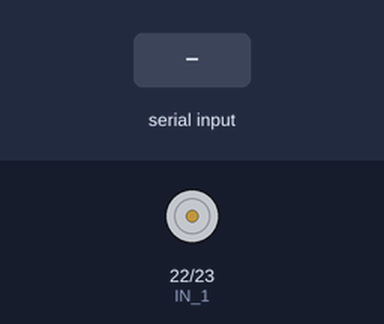
Simulated run of this sketch. Board: ESP32. Shown: motor-driver pin pairs drawn as motors (green arrow = first pin HIGH = forward, orange = second pin HIGH = backward, longer = more drive, scaled by the enable pin). The test bench sets the inputs (shaded band).

Above: at 1.2 s.
1.3 s: "90,45,200\n" received over Serial
2.8 s: "30,150,10\n" received over Serial
4.3 s: "0\n" received over Serial
5.8 s: "1\n" received over Serial
At 6.8 s:
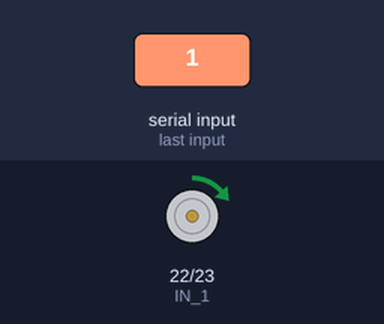
7.3 s: "90\n" received over Serial
At 8.0 s:
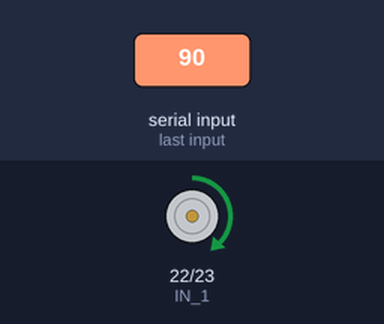
8.8 s: "200\n" received over Serial
At 9.1 s:
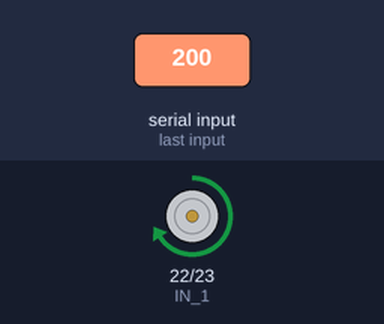
Timing chart, 0 to 11.3 s (numbered marks = the images above; inputs shaded):
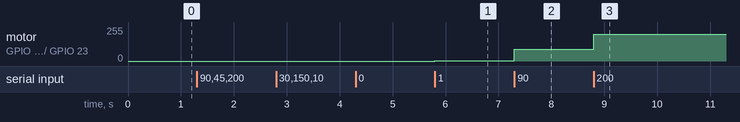

The sketch:

l298h_arduino.ino
```cpp
/*
 * L298H GUI
 * Recibo datos por medio de UART y se convierten a un valor entero
 * para controlar la velocidad y giro del motor
 *
 * Creado el 13/03/2022
 * by Noel Dominguez
 */


#define GUI_BAUD_RATE 115200 /* Velocidad de UART para la comunicacion con la interfaz */

 /* Pin para controlar velociad del motor */
#define IN_1 22 /* Pines Digitales donde conectaremos nuestro driver de motor */
#define IN_2 23 /* Pines Digitales donde conectaremos nuestro driver de motor */
#define EN_A       5 /* GPIO donde conectaremos el ENANLE de nuestro driver */
#define PWM1_Ch    0 /* Canal para nuestro pwm*/
#define PWM1_Res   8 /* Resolucion de nuestro pwm 2^8 = 256*/
#define PWM1_Freq  1000 /* Frecuencia denuestro pwm  */


/* Prototipo de funciones */
static void update_motor_parameters(void);
static void motor_control(uint16_t pwm, uint8_t dir);

void setup() {
  ledcAttachPin(EN_A, PWM1_Ch);
  ledcSetup(PWM1_Ch, PWM1_Freq, PWM1_Res);

  pinMode(IN_1,OUTPUT);
  pinMode(IN_2,OUTPUT);
  Serial.begin(GUI_BAUD_RATE);
  motor_control(0,3);

}

void loop() {

  update_motor_parameters();

}

/*Esta funcion separa los valores recibidos por serial para este caso estoy enviando en este formato(pwm,dir)
  notese que separo los valores por una "," para lograr identificar los valores, posteriormente convierto la cadena a
  un valor entero */
static void update_motor_parameters(void){
    char Buffer[256];
    char *Split_Buffer[256];
    char *ptr = NULL;
    byte index = 0;
    uint8_t size = 0;
    uint8_t pwm = 0;
    uint8_t dir = 0;

    while ( Serial.available () ){
        size = Serial.readBytesUntil('\n',Buffer,sizeof(Buffer));
        Buffer[size] = 0;


       ptr = strtok(Buffer,",");

            while ( ptr != NULL){
                Split_Buffer[index] = ptr;
                index++;
                ptr = strtok(NULL, ",");

            }

        /* Convertirmos los valores seriales a enteros y mapeamos para el rango permito por arduino
         si se requiere convertir a otro rango especificado lea mas sobre la funcion map*/
        pwm = atoi(Split_Buffer[0]);
        dir = atoi(Split_Buffer[1]);
        motor_control(pwm,dir);


    }

}

/*Esta funcion controla el giro y la velocidad del motor*/
static void motor_control(uint16_t pwm, uint8_t dir){

  ledcWrite(PWM1_Ch,pwm); /* 0 - 256 */

  if ( dir == 0 ){
    digitalWrite(IN_1,HIGH);
    digitalWrite(IN_2,LOW);
  } else if (dir == 1){
    digitalWrite(IN_1,LOW);
    digitalWrite(IN_2,HIGH);
  } else {
    digitalWrite(IN_1,LOW);
    digitalWrite(IN_2,LOW);
  }


}
```

Measured:
- after the input at 5.8 s, motor on GPIO 22 (IN_1) / GPIO 23 (IN_2): stopped → forward 1/255 at once
- after the input at 7.3 s, motor on GPIO 22 (IN_1) / GPIO 23 (IN_2): forward 1/255 → forward 90/255 at once
- after the input at 8.8 s, motor on GPIO 22 (IN_1) / GPIO 23 (IN_2): forward 90/255 → forward 199/255 at once
